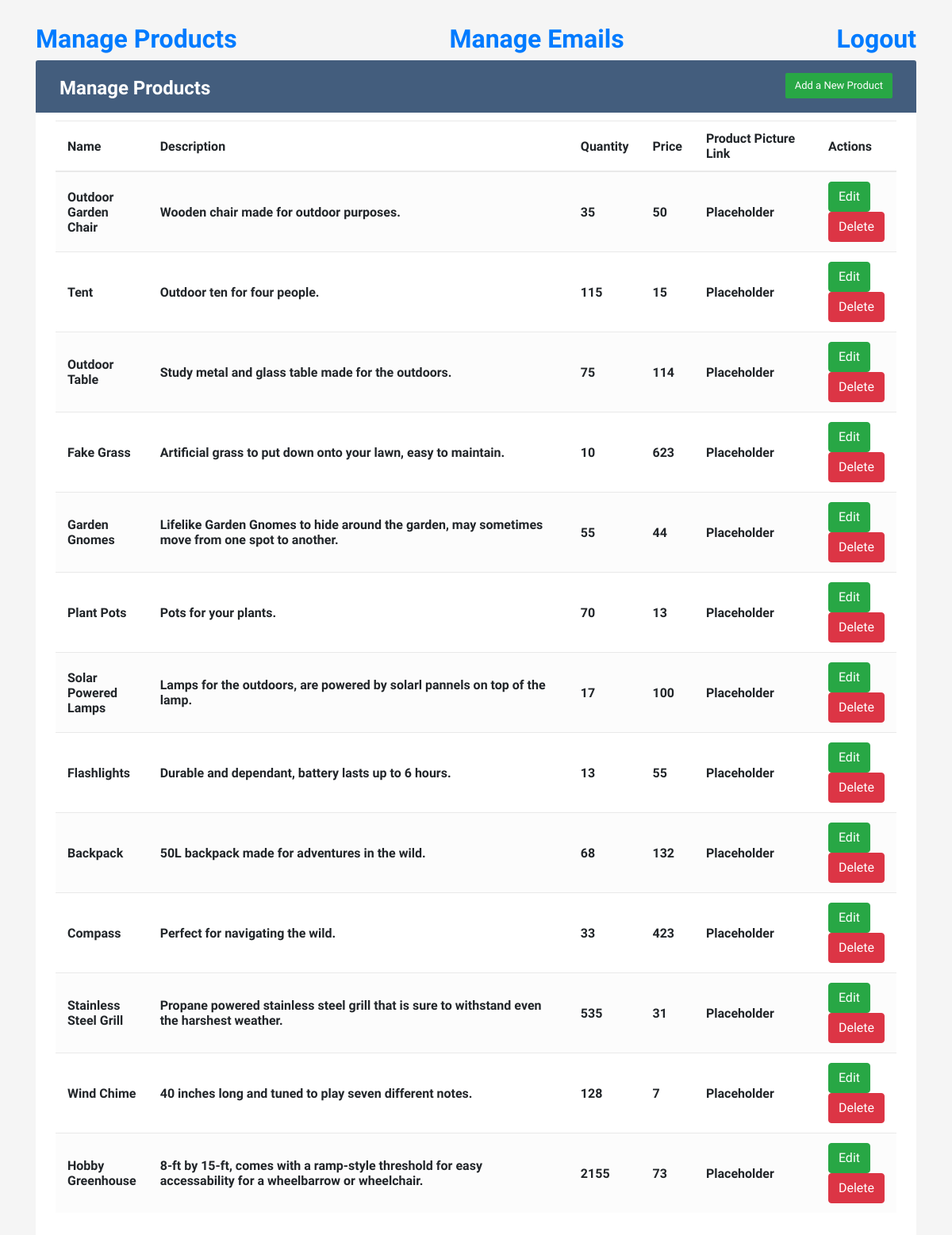
The app's page /adminProduct.php, older data.
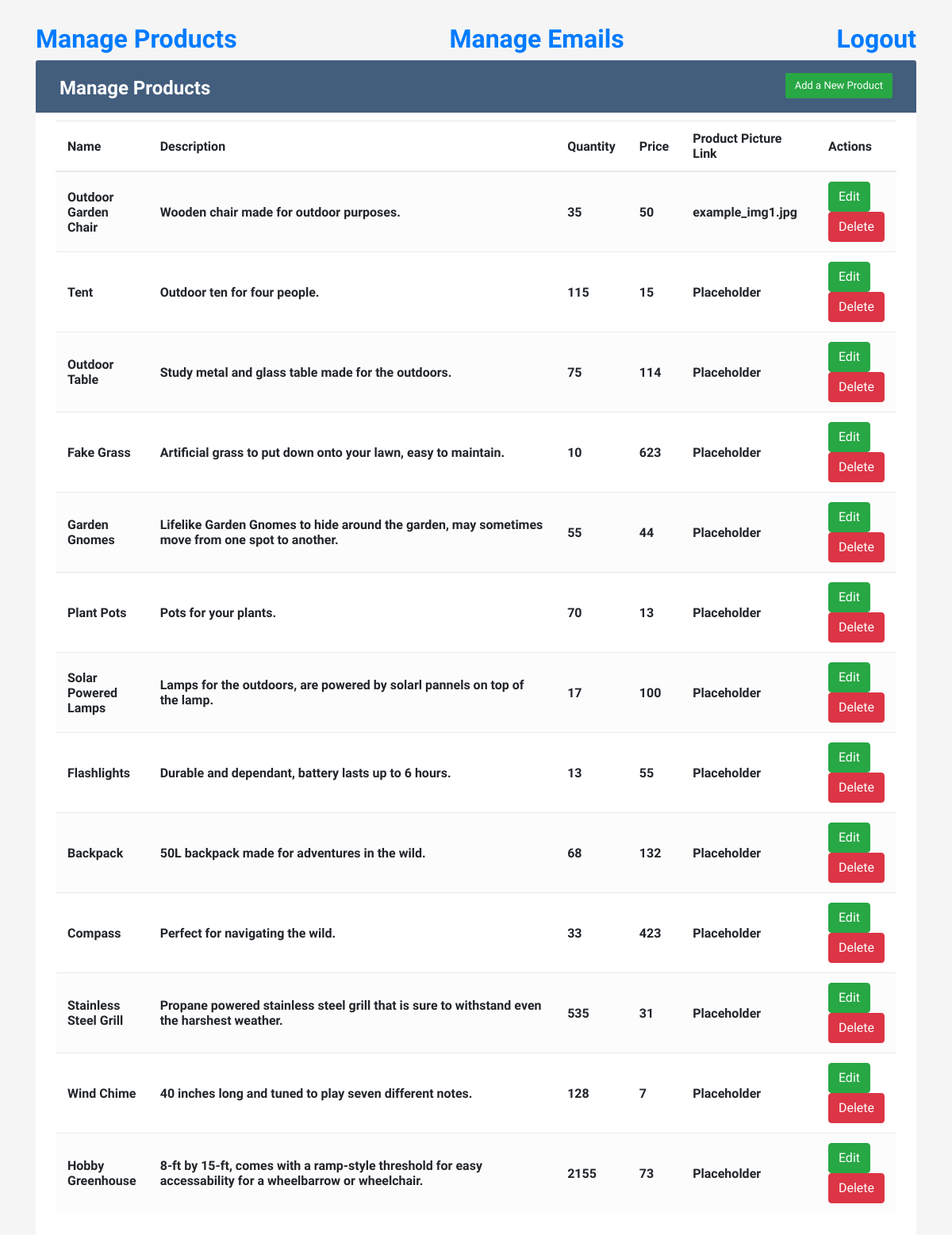
The same page, newer data.
### tables this page shows
CREATE TABLE `iron_product` (
  `i_product_id` int(11) NOT NULL,
  `i_product_name` varchar(128) NOT NULL,
  `i_product_desc` varchar(512) NOT NULL,
  `i_product_price` int(11) NOT NULL,
  `i_product_qt` int(11) NOT NULL,
  `i_product_link` varchar(32) NOT NULL
);

### adminProduct.php (the view, shortened to what this page needs)
<?php
	require_once "db/db.php";
	require_once "includes/adminHeader.php";
?>
<!DOCTYPE html>
<html lang="en">
<body>
	<div class="container-xl">
		<div class="table-responsive">
			<div>
				<nav class="nav d-flex justify-content-between">
					<a href="adminProduct.php"><h2><b>Manage Products</b></h2></a>
					<a href="adminEmail.php"><h2><b>Manage Emails</b></h2></a>
					<a href="includes/logout.php"><h2><b>Logout</b></h2></a>
				</nav>
			</div>
			<div class="table-wrapper">
				<div class="table-title">
					<div class="row">
						<div class="col-sm-6">
							<h2><b>Manage Products</b></h2>
						</div>
						<div class="col-sm-6">
							<form action="includes/adminForms.php" method = "get">
							<input type="submit" name="Add" class="btn btn-success" value = "Add a New Product">
							</form>
						</div>
					</div>
				</div>
				<table class="table table-striped table-hover">
					<thead>
						<tr>
							<th>Name</th>
							<th>Description</th>
							<th>Quantity</th>
							<th>Price</th>
							<th>Product Picture Link</th>
							<th>Actions</th>
						</tr>
					</thead>
					<tbody>
						<?php
							$querySQL = "SELECT * FROM `iron_product`";
							$result = $dbconn->query($querySQL);
							if ($result) {
								while ($row = $result->fetch_assoc()) {
						?>
									<form action="includes/adminForms.php" method = "post">
										<tr>
											<th><?php echo $row["i_product_name"]; ?></th>
											<th><?php echo $row["i_product_desc"]; ?></th>
											<th><?php echo $row["i_product_price"]; ?></th>
											<th><?php echo $row["i_product_qt"]; ?></th>
											<th><?php echo $row["i_product_link"]; ?></th>
											<th>
												<input type="submit" name="Edit" class="btn btn-success" value="Edit">
												<input type="submit" name="DeleteProd" class="btn btn-danger" value="Delete">
											</th>
										</tr>
									</form>
						<?php
								}
							}
						?>
					</tbody>
				</table>
			</div>
		</div>
	</div>
</body>
</html>

### includes/adminHeader.php (shortened to what this page needs)
<head>
<link rel="stylesheet" href="https://stackpath.bootstrapcdn.com/bootstrap/4.5.0/css/bootstrap.min.css">
<link rel="stylesheet" href="https://maxcdn.bootstrapcdn.com/font-awesome/4.7.0/css/font-awesome.min.css">
<link rel="stylesheet" type="text/css" href="css/admin.css">
</head>

### css/admin.css (style rules this page uses)
body { color: #566787; background: #f5f5f5; font-family: 'Varela Round', sans-serif; font-size: 13px; }
.table-responsive { margin: 30px 0; }
.table-wrapper { background: #fff; padding: 20px 25px; border-radius: 3px; min-width: 1000px; box-shadow: 0 1px 1px rgba(0,0,0,.05); }
.table-title { padding-bottom: 15px; background: #435d7d; color: #fff; padding: 16px 30px; min-width: 100%; margin: -20px -25px 10px; border-radius: 3px 3px 0 0; }
.table-title h2 { margin: 5px 0 0; font-size: 24px; }
.table-title .btn { color: #fff; float: right; font-size: 13px; border: none; min-width: 50px; border-radius: 2px; border: none; outline: none !important; margin-left: 10px; }
table.table tr th, table.table tr td { border-color: #e9e9e9; padding: 12px 15px; vertical-align: middle; }
table.table tr th:first-child { width: 60px; }
table.table tr th:last-child { width: 100px; }
table.table-striped tbody tr:nth-of-type(odd) { background-color: #fcfcfc; }

Row changes from the older to the newer data that the page shows:
changed iron_product "Outdoor Garden Chair": i_product_link "Placeholder" → "example_img1.jpg"
